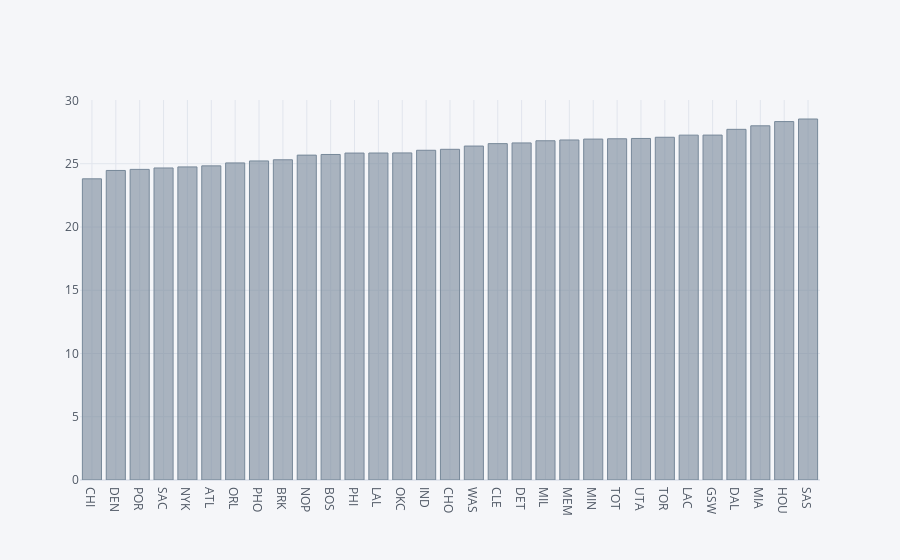

The notebook cell saved with this chart:
### Markdown cell above
## Average Age

### Code cell
# Average age of team players
df_team = df.groupby('Tm')['Age'].agg('mean').sort_values().iplot(kind = 'bar',color = 'lightslategray')

### Figure 1 — Plotly figure (JSON) as saved in the notebook; plotly's stock layout.template omitted (floating-point values rounded to 4 significant figures)
{"data": [{"marker": {"color": "rgba(119, 136, 153, 0.6)", "line": {"color": "rgba(119, 136, 153, 1.0)", "width": 1}}, "name": "Age", "orientation": "v", "text": "", "type": "bar", "x": ["CHI", "DEN", "POR", "SAC", "NYK", "ATL", "ORL", "PHO", "BRK", "NOP", "BOS", "PHI", "LAL", "OKC", "IND", "CHO", "WAS", "CLE", "DET", "MIL", "MEM", "MIN", "TOT", "UTA", "TOR", "LAC", "GSW", "DAL", "MIA", "HOU", "SAS"], "y": [23.81, 24.47, 24.56, 24.67, 24.75, 24.83, 25.07, 25.22, 25.32, 25.68, 25.73, 25.85, 25.85, 25.86, 26.07, 26.14, 26.4, 26.59, 26.65, 26.82, 26.88, 26.95, 26.98, 27, 27.1, 27.26, 27.27, 27.72, 28, 28.33, 28.54]}], "layout": {"legend": {"bgcolor": "#F5F6F9", "font": {"color": "#4D5663"}}, "paper_bgcolor": "#F5F6F9", "plot_bgcolor": "#F5F6F9", "title": {"font": {"color": "#4D5663"}}, "xaxis": {"gridcolor": "#E1E5ED", "showgrid": true, "tickfont": {"color": "#4D5663"}, "title": {"font": {"color": "#4D5663"}, "text": ""}, "zerolinecolor": "#E1E5ED"}, "yaxis": {"gridcolor": "#E1E5ED", "showgrid": true, "tickfont": {"color": "#4D5663"}, "title": {"font": {"color": "#4D5663"}, "text": ""}, "zerolinecolor": "#E1E5ED"}}}
